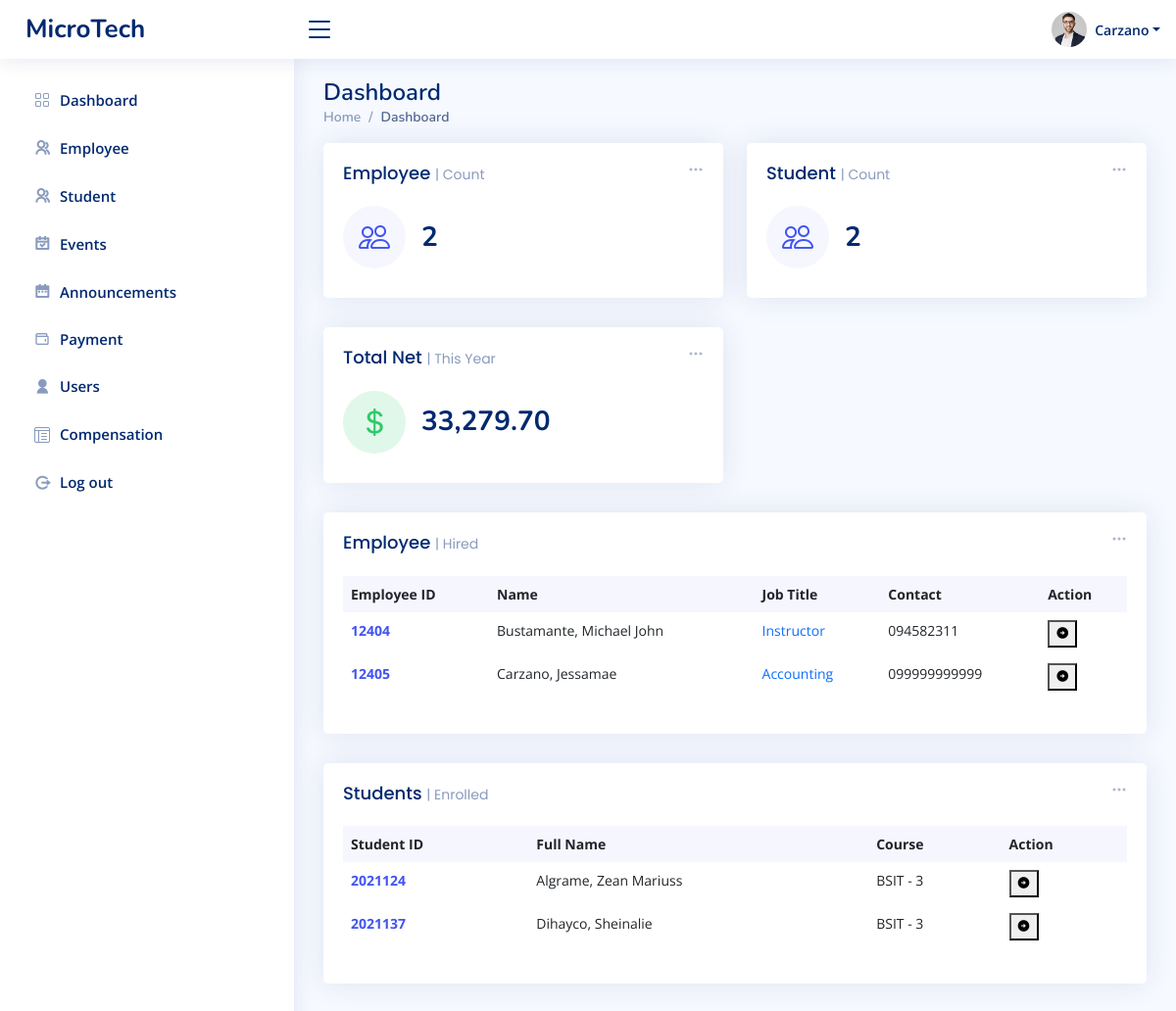
Page /admin/index.php (signed in) on the earlier database version.
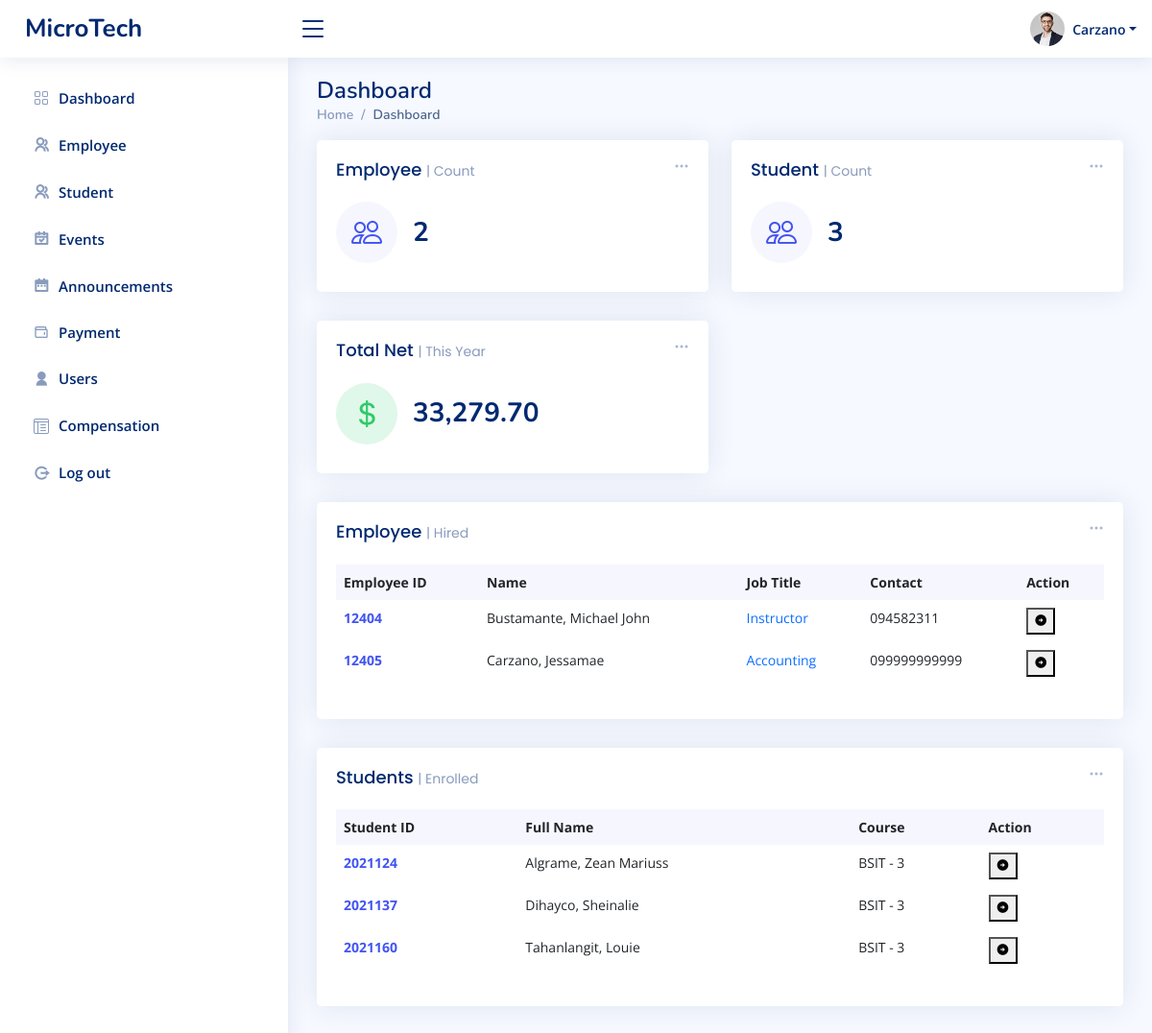
Same page on the later database version.
### tables this page shows
CREATE TABLE `tbl_employee` (
  `employee_id` int(20) NOT NULL,
  `first_name` varchar(50) DEFAULT NULL,
  `last_name` varchar(50) DEFAULT NULL,
  `date_of_birth` date DEFAULT NULL,
  `gender` varchar(10) DEFAULT NULL,
  `hire_date` date DEFAULT NULL,
  `job_title` varchar(100) DEFAULT NULL,
  `department` varchar(50) DEFAULT NULL,
  `phone_number` varchar(20) DEFAULT NULL,
  `address` text DEFAULT NULL
);

CREATE TABLE `tbl_students` (
  `studentID` int(20) NOT NULL,
  `user_id` int(20) NOT NULL,
  `lname` varchar(50) NOT NULL,
  `fname` varchar(50) NOT NULL,
  `middleInitial` varchar(10) NOT NULL,
  `Suffix` varchar(15) NOT NULL,
  `course` varchar(50) NOT NULL,
  `year` int(10) NOT NULL,
  `contact` varchar(20) NOT NULL,
  `gender` varchar(10) NOT NULL,
  `bdate` varchar(50) NOT NULL,
  `pob` text NOT NULL,
  `email` varchar(50) NOT NULL,
  `major` varchar(50) NOT NULL,
  `nationality` varchar(20) NOT NULL,
  `civilStatus` varchar(20) NOT NULL,
  `religion` varchar(20) NOT NULL,
  `modality` varchar(20) NOT NULL,
  `fb` varchar(30) NOT NULL,
  `curAddress` varchar(200) NOT NULL,
  `cityAdd` varchar(200) NOT NULL,
  `zipcode` varchar(30) NOT NULL,
  `fatherName` varchar(50) NOT NULL,
  `fwork` varchar(50) NOT NULL,
  `motherName` varchar(50) NOT NULL,
  `mwork` varchar(50) NOT NULL,
  `primarySchool` varchar(100) NOT NULL,
  `primaryAddress` text NOT NULL,
  `primaryCompleted` varchar(30) NOT NULL,
  `entermediateSchool` varchar(100) NOT NULL,
  `entermediateAddress` text NOT NULL,
  `entermediateCompleted` varchar(30) NOT NULL,
  `hsSchool` varchar(100) NOT NULL,
  `hsAddress` text NOT NULL,
  `hsCompleted` varchar(30) NOT NULL,
  `shSchool` varchar(100) NOT NULL,
  `shAddress` text NOT NULL,
  `shCompleted` varchar(30) NOT NULL,
  `collegeSchool` varchar(100) NOT NULL,
  `collegeAddress` text NOT NULL,
  `collegeCompleted` varchar(30) NOT NULL
);

### admin/index.php (the view, shortened to what the changed rows need)
<?php
include_once "../templates/header.php";
include_once "includes/connect.php";
$statements = $conn->prepare("SELECT COUNT(studentID) AS count_stud FROM tbl_students");
$statements->execute();
$studcount = $statements->fetch(PDO::FETCH_ASSOC);
?>
<main id="main" class="main">
  <div class="pagetitle">
    <h1>Dashboard</h1>
  </div>
  <section class="section dashboard">
    <div class="row">
      <div class="col-lg-12">
        <div class="row">
          <div class="col-xxl-4 col-md-6">
            <div class="card info-card sales-card">
              <div class="card-body">
                <div class="d-flex align-items-center">
                  <div class="ps-3">
                    <h6><?php echo $studcount['count_stud'] ?></h6>
                  </div>
                </div>
              </div>
            </div>
          </div>
          <div class="col-12">
            <div class="card recent-sales overflow-auto">
              <div class="card-body">
                <table class="table table-borderless datatable">
                  <thead>
                    <tr>
                      <th scope="col">Employee ID</th>
                      <th scope="col">Name</th>
                      <th scope="col">Job Title</th>
                      <th scope="col">Contact</th>
                      <th scope="col">Action</th>
                    </tr>
                  </thead>
                  <tbody>
                    <?php
                    $database = new Connection();
                    $db = $database->open();
                    try {
                      $sql = 'SELECT * FROM tbl_employee ORDER BY tbl_employee.last_name ASC';
                      foreach ($db->query($sql) as $row) {
                    ?>
                        <tr>
                          <th scope="row"><a href="#"><?php echo $row["employee_id"] ?></a></th>
                          <td><?php echo $row["last_name"] ?>, <?php echo $row["first_name"] ?></td>
                          <td><a href="#" class="text-primary"><?php echo $row["job_title"] ?></a></td>
                          <td><?php echo $row["phone_number"] ?></td>
                          <td>
                            <form action="profile.php" method="post">
                              <button type="submit" class="" name="submit"><i class="ri-arrow-right-circle-fill"></i></button>
                            </form>
                          </td>
                        </tr>
                    <?php
                      }
                    } catch (PDOException $e) {
                      echo "There is some problem in connection: " . $e->getMessage();
                    }
                    ?>
                  </tbody>
                </table>
              </div>
            </div>
          </div>
          <div class="col-12">
            <div class="card recent-sales overflow-auto">
              <div class="card-body">
                <table class="table table-borderless datatable">
                  <thead>
                    <tr>
                      <th scope="col">Student ID</th>
                      <th scope="col">Full Name</th>
                      <th scope="col">Course</th>
                      <th scope="col">Action</th>
                    </tr>
                  </thead>
                  <tbody>
                    <?php
                    $database = new Connection();
                    $db = $database->open();
                    try {
                      $sql = 'SELECT * FROM tbl_students ORDER BY lname ASC';
                      foreach ($db->query($sql) as $row) {
                    ?>
                        <tr>
                          <th scope="row"><a href=""><?php echo $row["studentID"] ?></a></th>
                          <td><?php echo $row["lname"] ?>, <?php echo $row["fname"] ?></td>
                          <td><?php echo $row["course"] ?> - <?php echo $row["year"] ?></td>
                          <td>
                            <form action="student_profile.php" method="post">
                              <button type="submit" class="" name="submit"><i class="ri-arrow-right-circle-fill"></i></button>
                            </form>
                          </td>
                        </tr>
                    <?php
                      }
                    } catch (PDOException $e) {
                      echo "There is some problem in connection: " . $e->getMessage();
                    }
                    ?>
                  </tbody>
                </table>
              </div>
            </div>
          </div>
        </div>
      </div>
    </div>
  </section>
</main>
<?php
include_once "../templates/footer.php";
?>

Differences in the rows shown:
added tbl_students: studentID "2021160", lname "Tahanlangit", fname "Louie", course "BSIT", year "3"
Other differences:
$studcount['count_stud']: "2" → "3"
